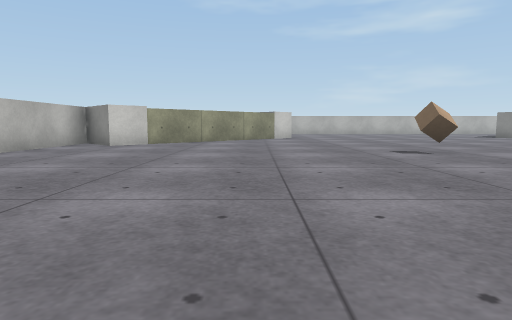
View 1 (above)

21 first-person views from a walk through a Unity game level. The camera is 0.51 m above the floor, tilts 6° down and sees 75° across. The floor is counted in squares, 1 m on a side. Each view is taken from the middle of a square. On the plan, view 1 faces up. The plan holds only what a view shows up to about 9 squares ahead; the rest is blank. The place goes on beyond the plan. The player is left out. Surface patterns are stand-ins for the level's own textures.

View 2
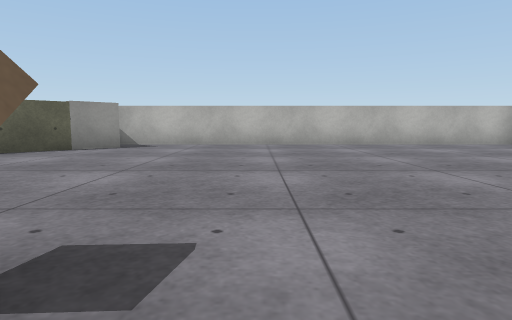

View 3
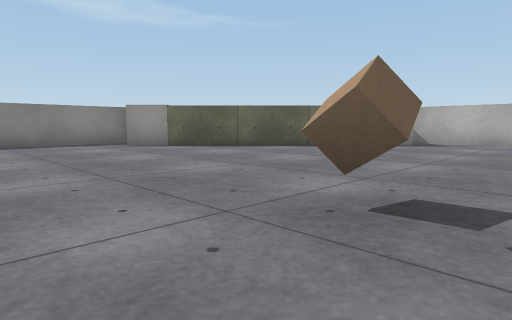

View 4
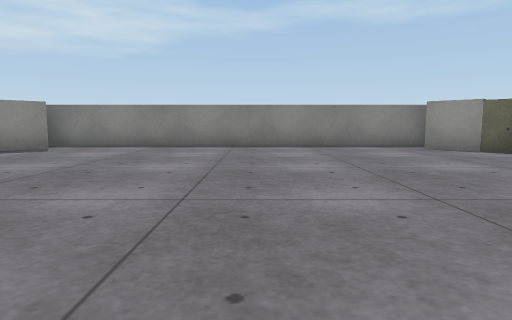

View 5
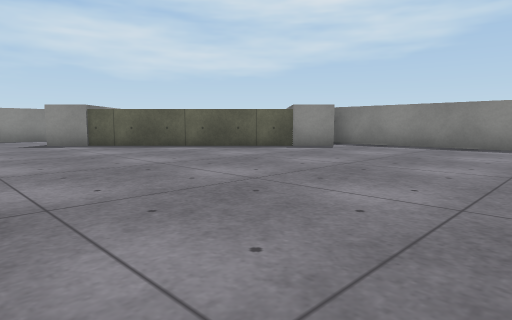

View 6
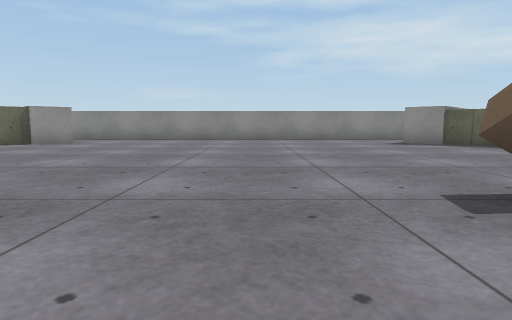

View 7
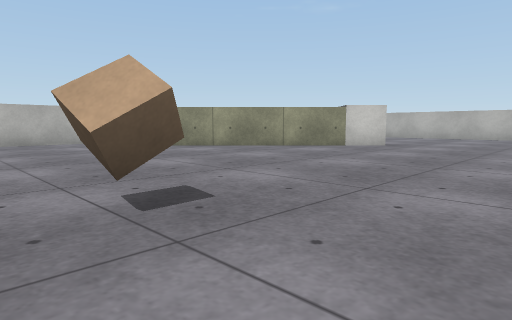

View 8
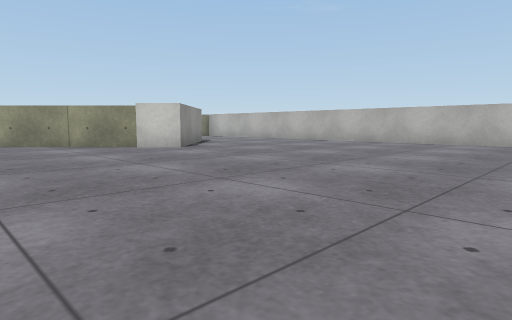

View 9
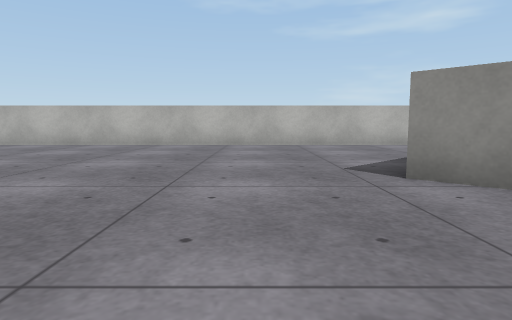

View 10
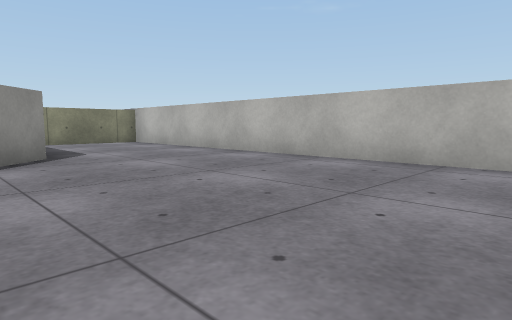

View 11
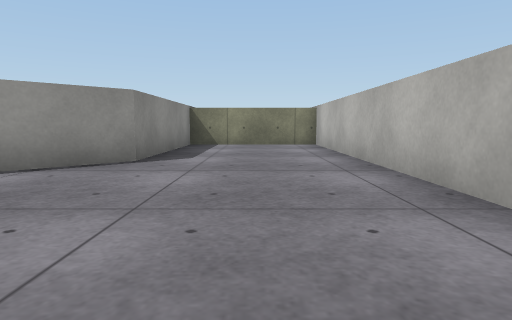

View 12
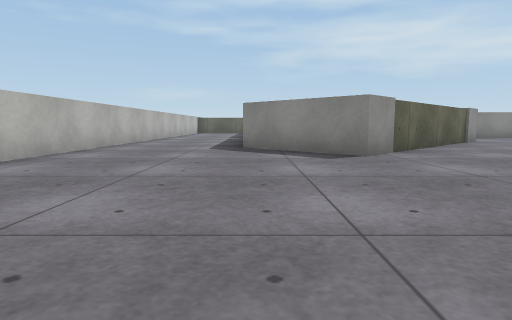

View 13
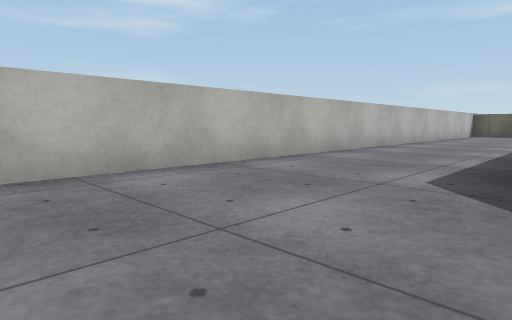

View 14
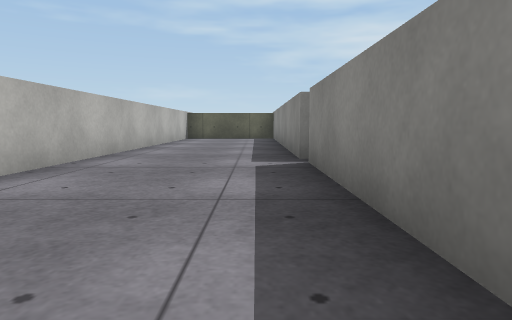

View 15
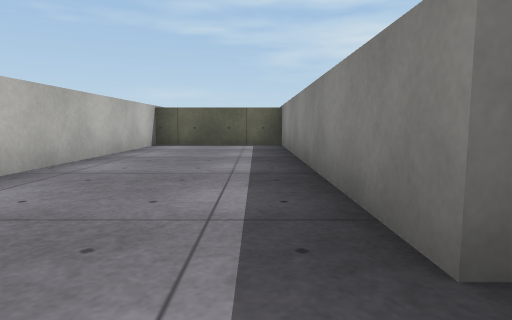

View 16
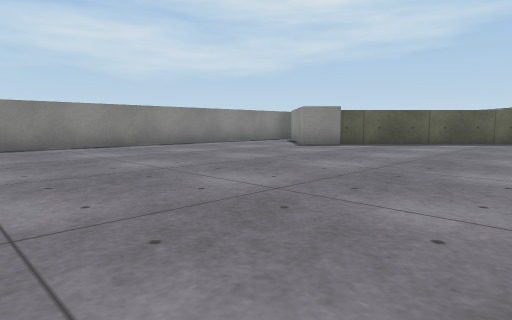

View 17
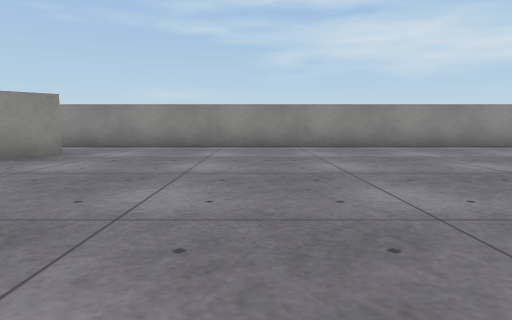

View 18
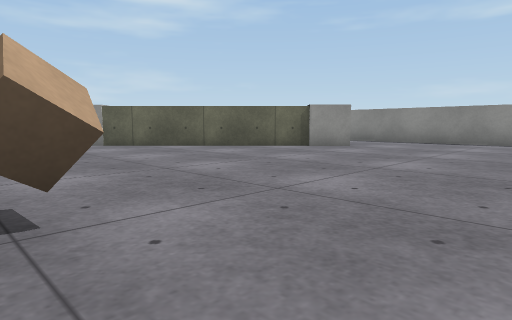

View 19
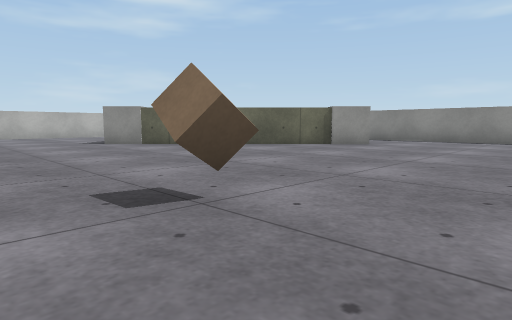

View 20
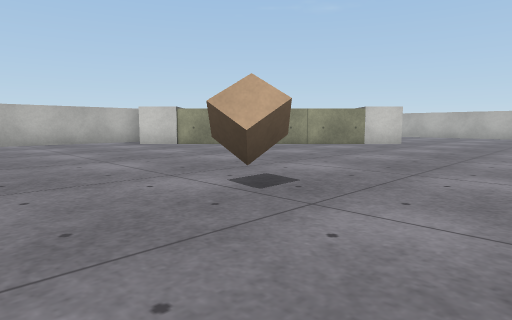

View 21
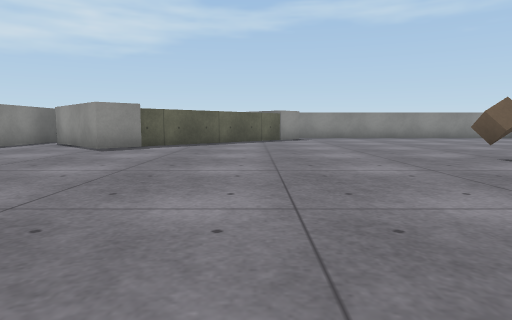

### Floor plan
Points are (right, up) in squares from view 1. A wall is a line through its corners. A room is listed if a view was taken in it or the views show most of it. See-through windows are left out.
Room 1 (views 1, 2, 3, 4, 5, 6, 7, 8, 9, 10, 11, 12, 13, 14, 15, 16, 17, 18, 19, 20, 21)
walls: (14.5, 8.1) (9.4, 13.2) (11.6, 15.4); (12.9, 15.3) (16.6, 15.3); (-4.7, 9.3) (-4.7, -1.6); (9.4, -6.3) (14.4, -1.2) (16.3, -3.1); (-3.7, -1) (1.5, -6.1); (17, -3.1) (17, 9.8); (17, 15.3) (24.5, 15.3) (24.5, 18.6) (-4.7, 18.6) (-4.7, 15.3) (-0.7, 15.3) (1.4, 13.2) (-3.6, 8.2); (0.8, -7.3) (10.2, -7.3)
objects: block (3, 1); block (3, 6); block (7, 1); block (7, 6)

Positions as (right, up) in squares from view 1, and headings:
1: (0, 0), facing up
2: (4, 2), facing left
3: (5, 2), facing down-left
4: (5, 1), facing down
5: (5, 1), facing down-right
6: (5, 3), facing right
7: (5, 5), facing up-left
8: (8, 9), facing up-left
9: (8, 10), facing up
10: (5, 14), facing up-left
11: (4, 17), facing left
12: (4, 15), facing right
13: (8, 15), facing up-right
14: (12, 16), facing right
15: (16, 16), facing right
16: (9, 6), facing down-right
17: (9, 5), facing right
18: (7, 4), facing up-right
19: (6, 4), facing up-right
20: (5, 4), facing up-left
21: (11, 6), facing down
